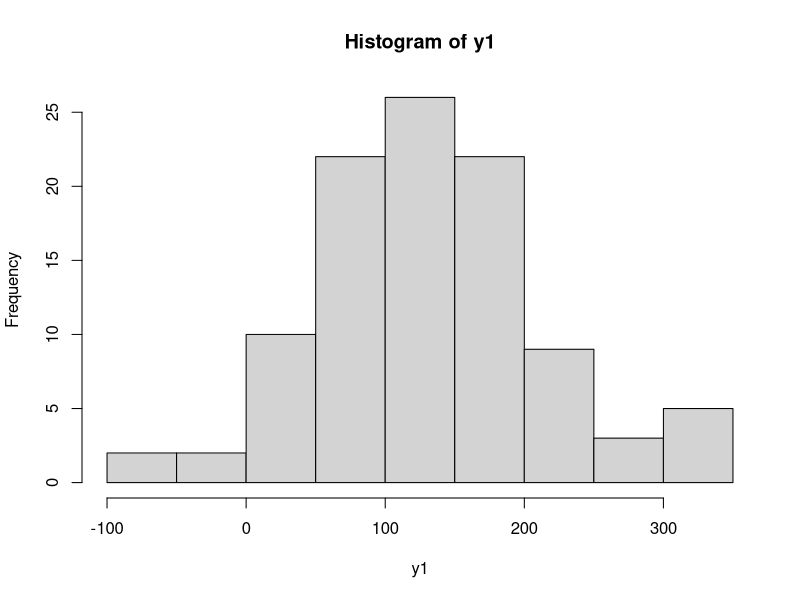
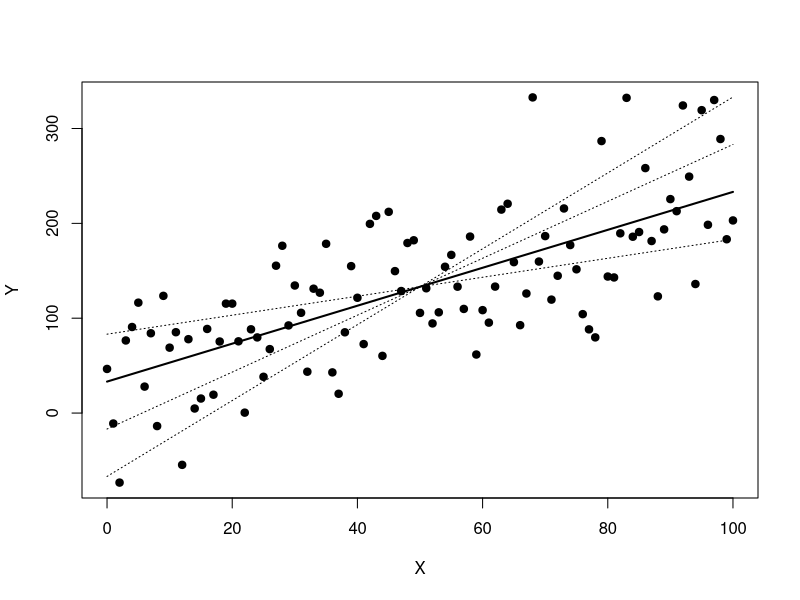
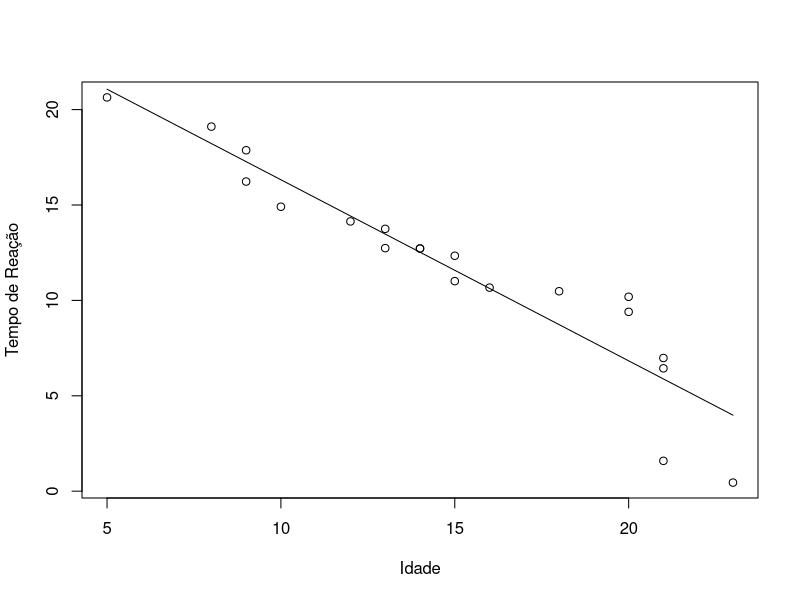
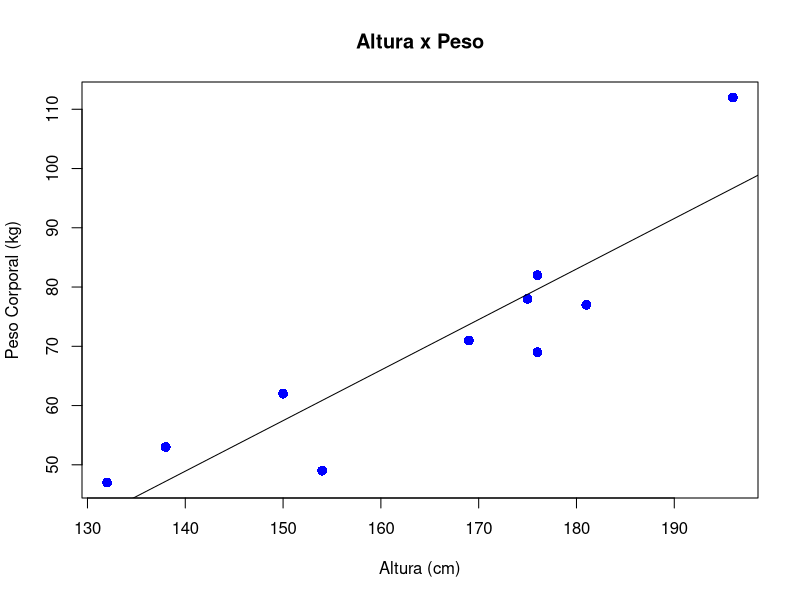
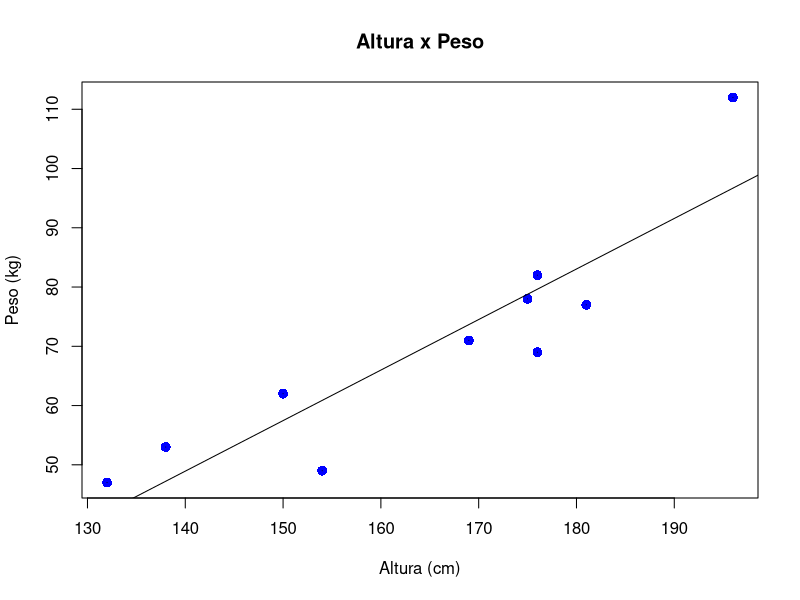
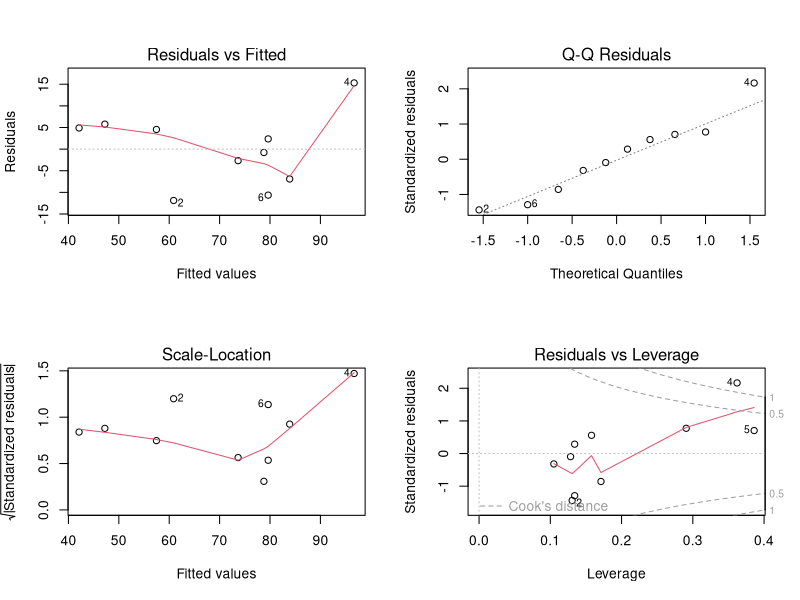

The R source for these figures, in order:
#GERANDO MASSA DE NUMEROS EM X E Y E DEPOIS TREINANDO O MODELO
getwd()


## Exercício 1 - Massa de dados aleatória

# Criando a massa de dados (apesar de aleatória, y possui 
# uma relação com os dados de x)
x <- seq(0, 100)
y <- 2 * x + 35

# Imprimindo as variáveis
x
y

# Gerando uma distribuição normal
y1 <- y + rnorm(101, 0, 50)
y1
hist(y1)

# Crie um plot do relacionamento de x e y1
plot(x, y1, pch = 19, xlab = 'X', ylab = 'Y')

# Crie um modelo de regressão para as duas variáveis x e y1
modelo <- lm(y1 ~ x)
modelo
class(modelo)
#UMA VARIAVEL PREDITORA

# Capture os coeficentes
a <- modelo$coefficients[1]
b <- modelo$coefficients[2]

#_____GRAFICO DE DISPERSAO VERIFICAR COMPORTAMENTO DE MAIS DE UMA VARIÁVEL
# Fórmula de Regressão
y2 <- a + b*x
#ALIMENTANDO Y A PARTIR X PARA APRENDER OS COEFICIENTES

# Visualize a linha de regressão
lines(x, y2, lwd = 2)

# Simulando outras possíveis linhas de regressão
#LINHA SAO OUTRAS REGRESSOES
y3 <- (y2[51]-50*(b-1))+(b-1)*x
y4 <- (y2[51]-50*(b+1))+(b+1)*x
y5 <- (y2[51]-50*(b+2))+(b+2)*x
lines(x,y3,lty=3)
lines(x,y4,lty=3)
lines(x,y5,lty=3)

#____________________________________________________________________
##  Pesquisa sobre idade e tempo de reação

# Criando os dados
Idade <- c(9,13,14,21,15,18,20,8,14,23,16,21,10,12,20,
           9,13,5,15,21)

Tempo <- c(17.87,13.75,12.72,6.98,11.01,10.48,10.19,19.11,
           12.72,0.45,10.67,1.59,14.91,14.14,9.40,16.23,
           12.74,20.64,12.34,6.44)
#QUANDO MAIS O TEMPO AUMENTA MENOR O TEMPO TE REACAO
#Gráfico de Dispersão (ScatterPlot)
plot(Idade, Tempo, 
     xlab = 'Idade', 
     ylab = 'Tempo de Reação')

# Crie um modelo de regressão IDADE É A PREDITORA
modelo <- lm(Tempo ~ Idade)
modelo

# Calcule a reta de regressão
y <- a + b*x
reta <- 25.8134 - 0.9491 * Idade
#RETA TEM AS PREVISOES

# Gráfico da reta
lines(Idade,reta)

#____________________________________________________________

# Relação entre altura e peso

#LISTAS DE ALTURA E PESO
#PESO EM CM
#PESO EM QUILOGRAMAS
# Criando os dados
alturas = c(176, 154, 138, 196, 132, 176, 181, 169, 150, 175)
pesos = c(82, 49, 53, 112, 47, 69, 77, 71, 62, 78)

#ALTURA NO EIXO X E PESO NO X
#CORRELACAO POSITIVA E NAO CASUALIDADE
plot(alturas, pesos, pch = 16, cex = 1.3, col = "blue", 
     main = "Altura x Peso", 
     ylab = "Peso Corporal (kg)", 
     xlab = "Altura (cm)")

#ver correlacao primeiro e depois ver o modelo
# Modelo de regressão
modelo <- lm(pesos ~ alturas)
#peso target e altura preditora

# Visualizando o modelo
modelo
#sumario do modelo residuos e r ao quadrado coeficiente de determinacao de 0 a 100 
#quanto maior melhor
summary(modelo)
# Gere a linha de regressão 8.854

#PEGAR OS COEFICIENTES DO MODELO
#Coefficients:
#  (Intercept)      alturas  
#-70.4627       0.8528  
#insere na função abline
abline(-70.4627, 0.8528)
#coeficiente aquilo que o modelo aprende

# Previsões de pesos com base na nova lista de alturas
#LISTA DE ALTURAS NUNCA VISTA PELO MODLEO
alturas2 = data.frame(c(179, 152, 134, 197, 131, 178, 185, 162, 155, 172))
#FUNCAO PREDICT PRECISA DADOS EM DATAFRAME POR ISSO ALTURA2
previsao <- predict(modelo, alturas2)
previsao

#PREVISAO
#1        2        3        4        5        6        7 
#79.63709 60.87462 47.22918 96.69388 42.11214 79.63709 83.90129 
#8        9       10 
#73.66721 57.46326 78.78425 


# Plot
plot(alturas, pesos, pch = 16, cex = 1.3, 
     col = "blue", 
     main = "Altura x Peso", 
     ylab = "Peso (kg)", 
     xlab = "Altura (cm)")

# Construindo a linha de regressão PASSANDO O MODELO COMO PARAMETRO
abline(lm(pesos ~ alturas)) 
#81% E ACURACIA

# Obtendo o tamanho de uma das amostras de dados
num <- length(alturas)
num
#CALCULAR COMPRIMENTO DA ALTURA==>10

# Gerando um gráfico com os valores residuais
#ERROS DO MODELO
#LOOK FOR PERCEORRE CADA UMA DAS ALTURAS E BUSCAR  A FUNCAO LINES PARA CADA ALTURA E PESO
for (k in 1: num)  
  lines(c(alturas[k], alturas[k]), 
        c(pesos[k], pesos[k]))

# Gerando gráficos com a distribuição dos resíduos
par(mfrow = c(2,2))
#DIVIDIDU A ÁREA DE PROTAGEM 2 POR 2 
plot(modelo)

